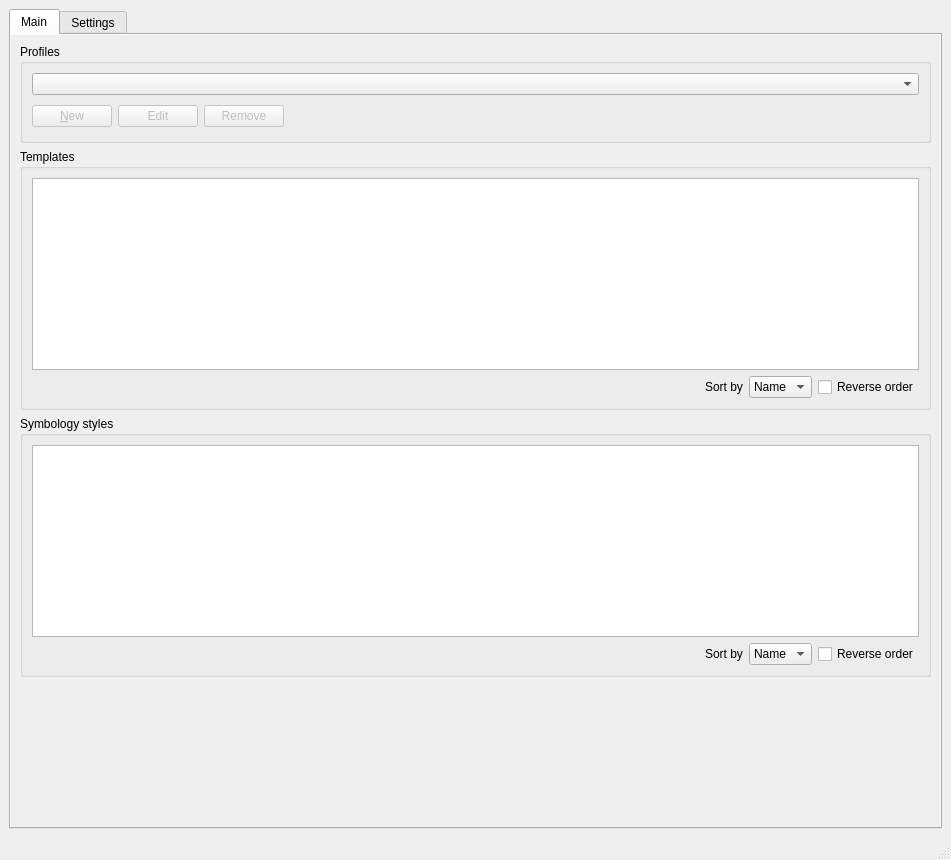
<?xml version="1.0" encoding="UTF-8"?>
<ui version="4.0">
 <class>QgsTemplatesSymbologMain</class>
 <widget class="QMainWindow" name="QgsTemplatesSymbologMain">
  <property name="windowModality">
   <enum>Qt::WindowModal</enum>
  </property>
  <property name="geometry">
   <rect>
    <x>0</x>
    <y>0</y>
    <width>951</width>
    <height>860</height>
   </rect>
  </property>
  <property name="sizePolicy">
   <sizepolicy hsizetype="Preferred" vsizetype="Expanding">
    <horstretch>0</horstretch>
    <verstretch>0</verstretch>
   </sizepolicy>
  </property>
  <property name="maximumSize">
   <size>
    <width>16777215</width>
    <height>16777215</height>
   </size>
  </property>
  <property name="windowTitle">
   <string>Templates and Symbology Manager</string>
  </property>
  <widget class="QWidget" name="central_widget">
   <property name="sizePolicy">
    <sizepolicy hsizetype="Preferred" vsizetype="Expanding">
     <horstretch>0</horstretch>
     <verstretch>0</verstretch>
    </sizepolicy>
   </property>
   <layout class="QVBoxLayout" name="verticalLayout_7">
    <item>
     <widget class="QTabWidget" name="container">
      <property name="sizePolicy">
       <sizepolicy hsizetype="Preferred" vsizetype="Preferred">
        <horstretch>0</horstretch>
        <verstretch>0</verstretch>
       </sizepolicy>
      </property>
      <property name="currentIndex">
       <number>0</number>
      </property>
      <widget class="QWidget" name="search">
       <property name="autoFillBackground">
        <bool>false</bool>
       </property>
       <property name="styleSheet">
        <string notr="true"/>
       </property>
       <attribute name="title">
        <string>Main</string>
       </attribute>
       <layout class="QVBoxLayout" name="verticalLayout_2">
        <property name="leftMargin">
         <number>0</number>
        </property>
        <property name="topMargin">
         <number>0</number>
        </property>
        <property name="rightMargin">
         <number>0</number>
        </property>
        <property name="bottomMargin">
         <number>0</number>
        </property>
        <item>
         <widget class="QScrollArea" name="scrollArea">
          <property name="styleSheet">
           <string notr="true"/>
          </property>
          <property name="frameShape">
           <enum>QFrame::NoFrame</enum>
          </property>
          <property name="frameShadow">
           <enum>QFrame::Plain</enum>
          </property>
          <property name="widgetResizable">
           <bool>true</bool>
          </property>
          <widget class="QWidget" name="scrollAreaWidgetContents_3">
           <property name="geometry">
            <rect>
             <x>0</x>
             <y>0</y>
             <width>929</width>
             <height>767</height>
            </rect>
           </property>
           <property name="styleSheet">
            <string notr="true"/>
           </property>
           <layout class="QVBoxLayout" name="verticalLayout">
            <item>
             <widget class="QGroupBox" name="profiles_group">
              <property name="sizePolicy">
               <sizepolicy hsizetype="Preferred" vsizetype="Fixed">
                <horstretch>0</horstretch>
                <verstretch>0</verstretch>
               </sizepolicy>
              </property>
              <property name="title">
               <string>Profiles</string>
              </property>
              <layout class="QVBoxLayout" name="verticalLayout_4">
               <item>
                <widget class="QComboBox" name="profiles_box"/>
               </item>
               <item>
                <layout class="QHBoxLayout" name="horizontalLayout_2">
                 <item>
                  <widget class="QPushButton" name="new_profile_btn">
                   <property name="enabled">
                    <bool>false</bool>
                   </property>
                   <property name="toolTip">
                    <string>Create a new service profile</string>
                   </property>
                   <property name="text">
                    <string>&amp;New</string>
                   </property>
                  </widget>
                 </item>
                 <item>
                  <widget class="QPushButton" name="edit_profile_btn">
                   <property name="enabled">
                    <bool>false</bool>
                   </property>
                   <property name="toolTip">
                    <string>Edit selected service profile</string>
                   </property>
                   <property name="text">
                    <string>Edit</string>
                   </property>
                  </widget>
                 </item>
                 <item>
                  <widget class="QPushButton" name="remove_profile_btn">
                   <property name="enabled">
                    <bool>false</bool>
                   </property>
                   <property name="toolTip">
                    <string>Remove profile to selected service</string>
                   </property>
                   <property name="text">
                    <string>Remove</string>
                   </property>
                  </widget>
                 </item>
                 <item>
                  <spacer name="horizontal_space">
                   <property name="orientation">
                    <enum>Qt::Horizontal</enum>
                   </property>
                   <property name="sizeType">
                    <enum>QSizePolicy::Expanding</enum>
                   </property>
                   <property name="sizeHint" stdset="0">
                    <size>
                     <width>171</width>
                     <height>30</height>
                    </size>
                   </property>
                  </spacer>
                 </item>
                </layout>
               </item>
              </layout>
             </widget>
            </item>
            <item>
             <widget class="QgsCollapsibleGroupBox" name="collections_group">
              <property name="title">
               <string>Templates</string>
              </property>
              <property name="collapsed">
               <bool>false</bool>
              </property>
              <layout class="QVBoxLayout" name="verticalLayout_10">
               <item>
                <widget class="QTreeView" name="templates_tree">
                 <property name="sizePolicy">
                  <sizepolicy hsizetype="Expanding" vsizetype="Preferred">
                   <horstretch>0</horstretch>
                   <verstretch>0</verstretch>
                  </sizepolicy>
                 </property>
                 <property name="toolTip">
                  <string>Click on an item to select the collection.</string>
                 </property>
                 <property name="editTriggers">
                  <set>QAbstractItemView::NoEditTriggers</set>
                 </property>
                 <property name="selectionMode">
                  <enum>QAbstractItemView::MultiSelection</enum>
                 </property>
                 <property name="indentation">
                  <number>5</number>
                 </property>
                 <property name="sortingEnabled">
                  <bool>true</bool>
                 </property>
                 <property name="allColumnsShowFocus">
                  <bool>true</bool>
                 </property>
                 <property name="wordWrap">
                  <bool>true</bool>
                 </property>
                </widget>
               </item>
               <item>
                <layout class="QVBoxLayout" name="verticalLayout_5"/>
               </item>
               <item>
                <layout class="QHBoxLayout" name="horizontalLayout_6">
                 <item>
                  <spacer name="horizontalSpacer_9">
                   <property name="orientation">
                    <enum>Qt::Horizontal</enum>
                   </property>
                   <property name="sizeHint" stdset="0">
                    <size>
                     <width>40</width>
                     <height>20</height>
                    </size>
                   </property>
                  </spacer>
                 </item>
                 <item>
                  <widget class="QLabel" name="sort_by_la_2">
                   <property name="sizePolicy">
                    <sizepolicy hsizetype="Minimum" vsizetype="Preferred">
                     <horstretch>0</horstretch>
                     <verstretch>0</verstretch>
                    </sizepolicy>
                   </property>
                   <property name="styleSheet">
                    <string notr="true"/>
                   </property>
                   <property name="text">
                    <string>Sort by</string>
                   </property>
                   <property name="buddy">
                    <cstring>symbology_sort_cmb</cstring>
                   </property>
                  </widget>
                 </item>
                 <item>
                  <widget class="QComboBox" name="template_sort_cmb">
                   <property name="sizePolicy">
                    <sizepolicy hsizetype="Preferred" vsizetype="Maximum">
                     <horstretch>0</horstretch>
                     <verstretch>0</verstretch>
                    </sizepolicy>
                   </property>
                   <property name="minimumSize">
                    <size>
                     <width>0</width>
                     <height>0</height>
                    </size>
                   </property>
                   <item>
                    <property name="text">
                     <string>Name</string>
                    </property>
                   </item>
                  </widget>
                 </item>
                 <item>
                  <widget class="QCheckBox" name="template_order">
                   <property name="text">
                    <string>Reverse order</string>
                   </property>
                  </widget>
                 </item>
                </layout>
               </item>
               <item>
                <layout class="QHBoxLayout" name="horizontalLayout_3"/>
               </item>
              </layout>
             </widget>
            </item>
            <item>
             <widget class="QgsCollapsibleGroupBox" name="symbology_group">
              <property name="title">
               <string>Symbology styles</string>
              </property>
              <property name="collapsed">
               <bool>false</bool>
              </property>
              <layout class="QVBoxLayout" name="verticalLayout_12">
               <item>
                <widget class="QTreeView" name="symbology_tree">
                 <property name="sizePolicy">
                  <sizepolicy hsizetype="Expanding" vsizetype="Preferred">
                   <horstretch>0</horstretch>
                   <verstretch>0</verstretch>
                  </sizepolicy>
                 </property>
                 <property name="toolTip">
                  <string>Click on an item to select the collection.</string>
                 </property>
                 <property name="editTriggers">
                  <set>QAbstractItemView::NoEditTriggers</set>
                 </property>
                 <property name="selectionMode">
                  <enum>QAbstractItemView::MultiSelection</enum>
                 </property>
                 <property name="indentation">
                  <number>5</number>
                 </property>
                 <property name="sortingEnabled">
                  <bool>true</bool>
                 </property>
                 <property name="allColumnsShowFocus">
                  <bool>true</bool>
                 </property>
                 <property name="wordWrap">
                  <bool>true</bool>
                 </property>
                </widget>
               </item>
               <item>
                <layout class="QHBoxLayout" name="horizontalLayout">
                 <item>
                  <spacer name="horizontalSpacer_8">
                   <property name="orientation">
                    <enum>Qt::Horizontal</enum>
                   </property>
                   <property name="sizeHint" stdset="0">
                    <size>
                     <width>40</width>
                     <height>20</height>
                    </size>
                   </property>
                  </spacer>
                 </item>
                 <item>
                  <widget class="QLabel" name="sort_by_la">
                   <property name="sizePolicy">
                    <sizepolicy hsizetype="Minimum" vsizetype="Preferred">
                     <horstretch>0</horstretch>
                     <verstretch>0</verstretch>
                    </sizepolicy>
                   </property>
                   <property name="styleSheet">
                    <string notr="true"/>
                   </property>
                   <property name="text">
                    <string>Sort by</string>
                   </property>
                   <property name="buddy">
                    <cstring>symbology_sort_cmb</cstring>
                   </property>
                  </widget>
                 </item>
                 <item>
                  <widget class="QComboBox" name="symbology_sort_cmb">
                   <property name="sizePolicy">
                    <sizepolicy hsizetype="Preferred" vsizetype="Maximum">
                     <horstretch>0</horstretch>
                     <verstretch>0</verstretch>
                    </sizepolicy>
                   </property>
                   <property name="minimumSize">
                    <size>
                     <width>0</width>
                     <height>0</height>
                    </size>
                   </property>
                   <item>
                    <property name="text">
                     <string>Name</string>
                    </property>
                   </item>
                  </widget>
                 </item>
                 <item>
                  <widget class="QCheckBox" name="symbology_order">
                   <property name="text">
                    <string>Reverse order</string>
                   </property>
                  </widget>
                 </item>
                </layout>
               </item>
               <item>
                <layout class="QVBoxLayout" name="verticalLayout_8"/>
               </item>
               <item>
                <layout class="QHBoxLayout" name="horizontalLayout_5"/>
               </item>
              </layout>
             </widget>
            </item>
            <item>
             <spacer name="verticalSpacer">
              <property name="orientation">
               <enum>Qt::Vertical</enum>
              </property>
              <property name="sizeHint" stdset="0">
               <size>
                <width>20</width>
                <height>40</height>
               </size>
              </property>
             </spacer>
            </item>
            <item>
             <layout class="QGridLayout" name="gridLayout_3">
              <item row="0" column="1">
               <spacer name="horizontalSpacer_4">
                <property name="orientation">
                 <enum>Qt::Horizontal</enum>
                </property>
                <property name="sizeHint" stdset="0">
                 <size>
                  <width>40</width>
                  <height>20</height>
                 </size>
                </property>
               </spacer>
              </item>
              <item row="0" column="0">
               <spacer name="horizontalSpacer_3">
                <property name="orientation">
                 <enum>Qt::Horizontal</enum>
                </property>
                <property name="sizeHint" stdset="0">
                 <size>
                  <width>40</width>
                  <height>20</height>
                 </size>
                </property>
               </spacer>
              </item>
             </layout>
            </item>
           </layout>
          </widget>
         </widget>
        </item>
       </layout>
      </widget>
      <widget class="QWidget" name="settings">
       <attribute name="title">
        <string>Settings</string>
       </attribute>
       <layout class="QVBoxLayout" name="verticalLayout_6">
        <item>
         <widget class="QGroupBox" name="mProfileGroupBox_2">
          <property name="sizePolicy">
           <sizepolicy hsizetype="Minimum" vsizetype="Maximum">
            <horstretch>0</horstretch>
            <verstretch>0</verstretch>
           </sizepolicy>
          </property>
          <property name="title">
           <string>Configurations</string>
          </property>
          <layout class="QVBoxLayout" name="verticalLayout_3">
           <item>
            <layout class="QGridLayout" name="gridLayout_11">
             <item row="0" column="0">
              <widget class="QLabel" name="download_folder">
               <property name="sizePolicy">
                <sizepolicy hsizetype="Preferred" vsizetype="Preferred">
                 <horstretch>0</horstretch>
                 <verstretch>0</verstretch>
                </sizepolicy>
               </property>
               <property name="minimumSize">
                <size>
                 <width>0</width>
                 <height>30</height>
                </size>
               </property>
               <property name="toolTip">
                <string>Choose folder to be used to store downloaded assets</string>
               </property>
               <property name="text">
                <string>Download folder</string>
               </property>
              </widget>
             </item>
             <item row="0" column="2">
              <widget class="QPushButton" name="open_folder_btn">
               <property name="minimumSize">
                <size>
                 <width>0</width>
                 <height>30</height>
                </size>
               </property>
               <property name="toolTip">
                <string>Click to open the download folder</string>
               </property>
               <property name="text">
                <string>Open</string>
               </property>
              </widget>
             </item>
             <item row="0" column="1">
              <widget class="QgsFileWidget" name="download_folder_btn">
               <property name="sizePolicy">
                <sizepolicy hsizetype="Expanding" vsizetype="Fixed">
                 <horstretch>0</horstretch>
                 <verstretch>0</verstretch>
                </sizepolicy>
               </property>
               <property name="minimumSize">
                <size>
                 <width>100</width>
                 <height>30</height>
                </size>
               </property>
               <property name="toolTip">
                <string>Choose folder to be used to store downloaded assets</string>
               </property>
               <property name="fileWidgetButtonVisible">
                <bool>true</bool>
               </property>
               <property name="storageMode">
                <enum>QgsFileWidget::GetDirectory</enum>
               </property>
               <property name="options">
                <set>QFileDialog::ShowDirsOnly</set>
               </property>
              </widget>
             </item>
            </layout>
           </item>
           <item>
            <widget class="QCheckBox" name="project_auto_load">
             <property name="toolTip">
              <string>Enable or disable automatic loading of QGIS projects after downloading them.</string>
             </property>
             <property name="text">
              <string>Automatic load projects after download</string>
             </property>
            </widget>
           </item>
          </layout>
         </widget>
        </item>
        <item>
         <spacer name="verticalSpacer_3">
          <property name="orientation">
           <enum>Qt::Vertical</enum>
          </property>
          <property name="sizeHint" stdset="0">
           <size>
            <width>20</width>
            <height>40</height>
           </size>
          </property>
         </spacer>
        </item>
       </layout>
      </widget>
     </widget>
    </item>
   </layout>
  </widget>
  <widget class="QMenuBar" name="menubar">
   <property name="geometry">
    <rect>
     <x>0</x>
     <y>0</y>
     <width>951</width>
     <height>22</height>
    </rect>
   </property>
  </widget>
  <widget class="QStatusBar" name="statusbar"/>
 </widget>
 <customwidgets>
  <customwidget>
   <class>QgsCollapsibleGroupBox</class>
   <extends>QGroupBox</extends>
   <header>qgscollapsiblegroupbox.h</header>
   <container>1</container>
  </customwidget>
  <customwidget>
   <class>QgsFileWidget</class>
   <extends>QWidget</extends>
   <header>qgsfilewidget.h</header>
  </customwidget>
 </customwidgets>
 <resources/>
 <connections/>
</ui>
